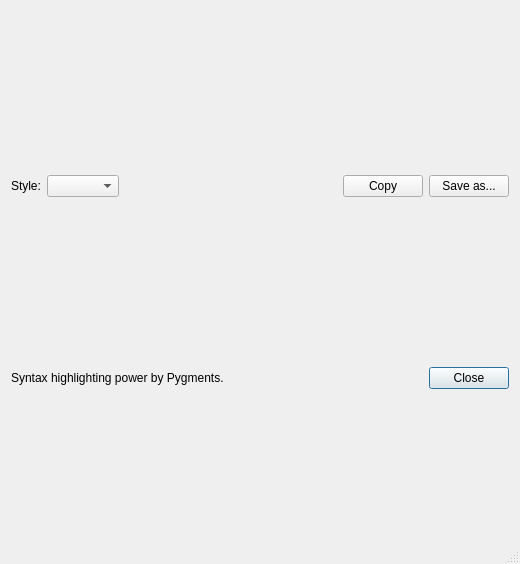
<?xml version="1.0" encoding="UTF-8"?>
<ui version="4.0">
 <class>Dialog</class>
 <widget class="QDialog" name="Dialog">
  <property name="enabled">
   <bool>true</bool>
  </property>
  <property name="geometry">
   <rect>
    <x>0</x>
    <y>0</y>
    <width>520</width>
    <height>564</height>
   </rect>
  </property>
  <property name="windowIcon">
   <iconset resource="../../icons.qrc">
    <normaloff>:/icons/script.png</normaloff>:/icons/script.png</iconset>
  </property>
  <property name="autoFillBackground">
   <bool>true</bool>
  </property>
  <property name="sizeGripEnabled">
   <bool>true</bool>
  </property>
  <property name="modal">
   <bool>true</bool>
  </property>
  <layout class="QVBoxLayout" name="main_layout">
   <item>
    <layout class="QHBoxLayout" name="horizontalLayout_2">
     <item>
      <widget class="QLabel" name="label_2">
       <property name="text">
        <string>Style:</string>
       </property>
      </widget>
     </item>
     <item>
      <widget class="QComboBox" name="style_option"/>
     </item>
     <item>
      <spacer name="horizontalSpacer">
       <property name="orientation">
        <enum>Qt::Horizontal</enum>
       </property>
       <property name="sizeHint" stdset="0">
        <size>
         <width>40</width>
         <height>20</height>
        </size>
       </property>
      </spacer>
     </item>
     <item>
      <widget class="QPushButton" name="copy">
       <property name="contextMenuPolicy">
        <enum>Qt::NoContextMenu</enum>
       </property>
       <property name="text">
        <string>Copy</string>
       </property>
       <property name="autoDefault">
        <bool>false</bool>
       </property>
      </widget>
     </item>
     <item>
      <widget class="QPushButton" name="save">
       <property name="text">
        <string>Save as...</string>
       </property>
       <property name="autoDefault">
        <bool>false</bool>
       </property>
      </widget>
     </item>
    </layout>
   </item>
   <item>
    <layout class="QHBoxLayout" name="horizontalLayout">
     <item>
      <widget class="QLabel" name="label_3">
       <property name="text">
        <string>Syntax highlighting power by Pygments.</string>
       </property>
      </widget>
     </item>
     <item>
      <spacer name="horizontalSpacer_2">
       <property name="orientation">
        <enum>Qt::Horizontal</enum>
       </property>
       <property name="sizeHint" stdset="0">
        <size>
         <width>40</width>
         <height>20</height>
        </size>
       </property>
      </spacer>
     </item>
     <item>
      <widget class="QDialogButtonBox" name="buttonBox">
       <property name="sizePolicy">
        <sizepolicy hsizetype="Fixed" vsizetype="Fixed">
         <horstretch>0</horstretch>
         <verstretch>0</verstretch>
        </sizepolicy>
       </property>
       <property name="whatsThis">
        <string>Click to exit</string>
       </property>
       <property name="orientation">
        <enum>Qt::Horizontal</enum>
       </property>
       <property name="standardButtons">
        <set>QDialogButtonBox::Close</set>
       </property>
      </widget>
     </item>
    </layout>
   </item>
  </layout>
 </widget>
 <resources>
  <include location="../../icons.qrc"/>
 </resources>
 <connections>
  <connection>
   <sender>buttonBox</sender>
   <signal>rejected()</signal>
   <receiver>Dialog</receiver>
   <slot>reject()</slot>
   <hints>
    <hint type="sourcelabel">
     <x>316</x>
     <y>260</y>
    </hint>
    <hint type="destinationlabel">
     <x>286</x>
     <y>274</y>
    </hint>
   </hints>
  </connection>
 </connections>
</ui>
